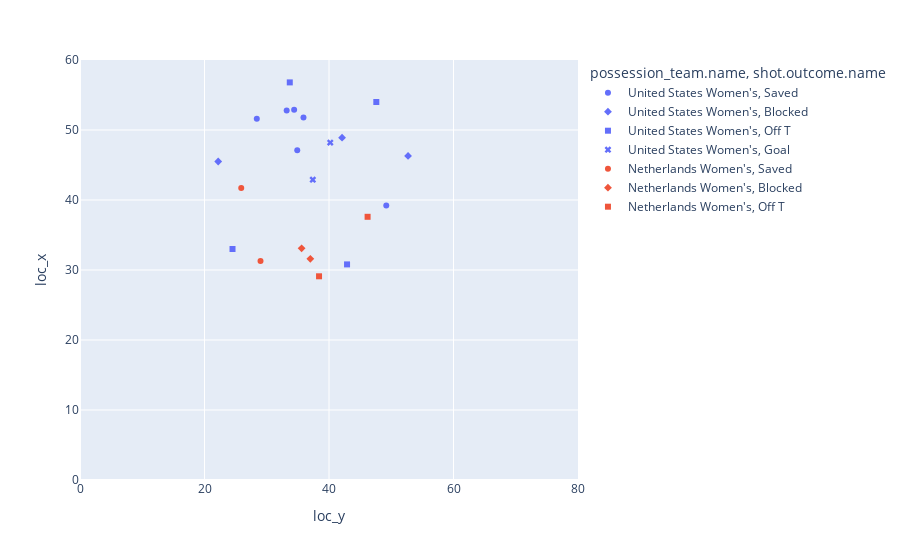

This figure's notebook cell:
### Markdown cell above
As we can see from the new figure, it looks more like half of a football pitch! We used the `range_x` and `range_y` arguments to force our figure to match what we want to visualize: a half pitch that is 80 yards in width and 60 in length (the approximate dimensions of one half of a football pitch). Now, each point will be mapped on this updated canvas, so that we can see that shots tend to happen in a cluster around the goal. Since shots are intended to go INTO the goal, this seems reasonable.

There are still a few shortcomings in our figure, though. Which team made which shots? Which shots were on target? Which were saved? It is time to add a few more features to complete our scatter plot:

### Code cell
fig = px.scatter(shots, x='loc_y', y='loc_x', color='possession_team.name', symbol='shot.outcome.name',
          range_x=[0,80], range_y=[0,60])

fig.show()

### Figure 1 — Plotly figure (JSON) as saved in the notebook; plotly's stock layout.template omitted (floating-point values rounded to 4 significant figures)
{"data": [{"hovertemplate": "possession_team.name=United States Women's<br>shot.outcome.name=Saved<br>loc_y=%{x}<br>loc_x=%{y}<extra></extra>", "legendgroup": "United States Women's, Saved", "marker": {"color": "#636efa", "symbol": "circle"}, "mode": "markers", "name": "United States Women's, Saved", "orientation": "v", "showlegend": true, "type": "scatter", "x": [34.9, 35.9, 34.4, 49.2, 33.2, 28.4], "xaxis": "x", "y": [47.1, 51.8, 52.9, 39.2, 52.8, 51.6], "yaxis": "y"}, {"hovertemplate": "possession_team.name=United States Women's<br>shot.outcome.name=Blocked<br>loc_y=%{x}<br>loc_x=%{y}<extra></extra>", "legendgroup": "United States Women's, Blocked", "marker": {"color": "#636efa", "symbol": "diamond"}, "mode": "markers", "name": "United States Women's, Blocked", "orientation": "v", "showlegend": true, "type": "scatter", "x": [22.2, 42.1, 52.7], "xaxis": "x", "y": [45.5, 48.9, 46.3], "yaxis": "y"}, {"hovertemplate": "possession_team.name=United States Women's<br>shot.outcome.name=Off T<br>loc_y=%{x}<br>loc_x=%{y}<extra></extra>", "legendgroup": "United States Women's, Off T", "marker": {"color": "#636efa", "symbol": "square"}, "mode": "markers", "name": "United States Women's, Off T", "orientation": "v", "showlegend": true, "type": "scatter", "x": [33.7, 24.5, 47.6, 42.9], "xaxis": "x", "y": [56.8, 33, 54, 30.8], "yaxis": "y"}, {"hovertemplate": "possession_team.name=United States Women's<br>shot.outcome.name=Goal<br>loc_y=%{x}<br>loc_x=%{y}<extra></extra>", "legendgroup": "United States Women's, Goal", "marker": {"color": "#636efa", "symbol": "x"}, "mode": "markers", "name": "United States Women's, Goal", "orientation": "v", "showlegend": true, "type": "scatter", "x": [40.2, 37.4], "xaxis": "x", "y": [48.2, 42.9], "yaxis": "y"}, {"hovertemplate": "possession_team.name=Netherlands Women's<br>shot.outcome.name=Saved<br>loc_y=%{x}<br>loc_x=%{y}<extra></extra>", "legendgroup": "Netherlands Women's, Saved", "marker": {"color": "#EF553B", "symbol": "circle"}, "mode": "markers", "name": "Netherlands Women's, Saved", "orientation": "v", "showlegend": true, "type": "scatter", "x": [29, 25.9], "xaxis": "x", "y": [31.3, 41.7], "yaxis": "y"}, {"hovertemplate": "possession_team.name=Netherlands Women's<br>shot.outcome.name=Blocked<br>loc_y=%{x}<br>loc_x=%{y}<extra></extra>", "legendgroup": "Netherlands Women's, Blocked", "marker": {"color": "#EF553B", "symbol": "diamond"}, "mode": "markers", "name": "Netherlands Women's, Blocked", "orientation": "v", "showlegend": true, "type": "scatter", "x": [37, 35.6], "xaxis": "x", "y": [31.6, 33.1], "yaxis": "y"}, {"hovertemplate": "possession_team.name=Netherlands Women's<br>shot.outcome.name=Off T<br>loc_y=%{x}<br>loc_x=%{y}<extra></extra>", "legendgroup": "Netherlands Women's, Off T", "marker": {"color": "#EF553B", "symbol": "square"}, "mode": "markers", "name": "Netherlands Women's, Off T", "orientation": "v", "showlegend": true, "type": "scatter", "x": [38.4, 46.2], "xaxis": "x", "y": [29.1, 37.6], "yaxis": "y"}], "layout": {"legend": {"title": {"text": "possession_team.name, shot.outcome.name"}, "tracegroupgap": 0}, "margin": {"t": 60}, "xaxis": {"anchor": "y", "domain": [0, 1], "range": [0, 80], "title": {"text": "loc_y"}}, "yaxis": {"anchor": "x", "domain": [0, 1], "range": [0, 60], "title": {"text": "loc_x"}}}}
